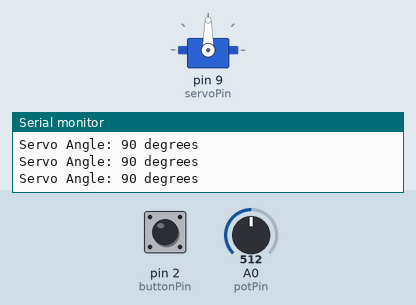
Recording of a sketch running on a simulated Arduino Uno, built with avr-gcc and run on an emulated ATmega328P. Parts: servo, the last lines printed to the serial monitor. The inputs (shaded band) are chosen by the test bench; at power-on: pin 2 (buttonPin) HIGH, A0 (potPin) = 512.

Above: at 1.2 s.
1.3 s: pin 2 (buttonPin) pulled LOW for 0.15 s
4.3 s: A0 (potPin) set to 306
6.5 s: A0 (potPin) set to 554
At 7.4 s:
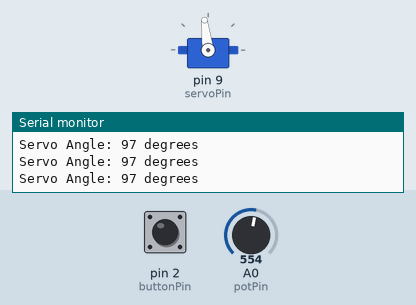
9.5 s: A0 (potPin) set to 586
At 10.3 s:
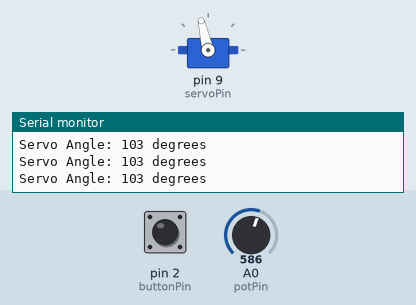
11.0 s: A0 (potPin) set to 1023
At 11.8 s:
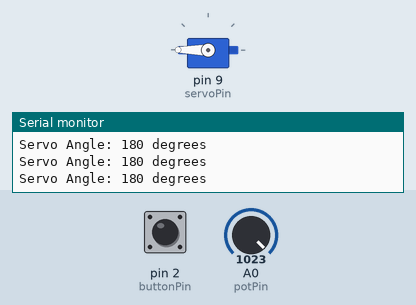
12.5 s: A0 (potPin) set to 0
At 13.3 s:
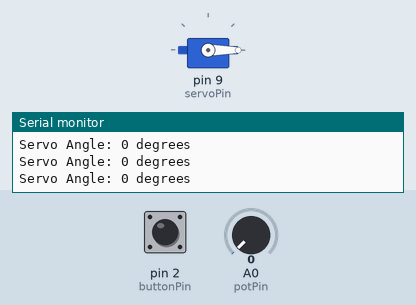
Timing chart, 0 to 15.0 s (numbered marks = the images above; inputs shaded):
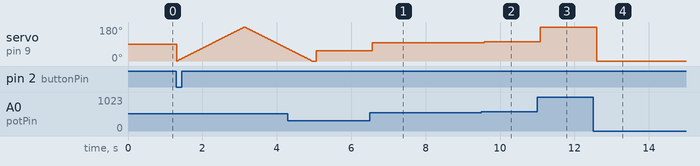

Measured:
- after the input at 6.5 s, servo on pin 9 (servoPin): 53° → 97° after 0.06 s
- after the input at 9.5 s, servo on pin 9 (servoPin): 97° → 103° after 0.08 s
- after the input at 11.0 s, servo on pin 9 (servoPin): 103° → 180° after 0.09 s
- after the input at 12.5 s, servo on pin 9 (servoPin): 180° → 0° after 0.10 s

The sketch:

servo_motor_sweep.ino
```cpp
/*
  Project - Servo Motor Sweep
  Name  - Rajan Nanda
  Date - 6-7-2026
  Components:
  - Arduino Uno
  - SG90 Servo Motor
  - Potentiometer
  - Push Button

  Connections:
  Servo Signal -> Pin 9
  Potentiometer Middle Pin -> A0
  Button -> Pin 2
  Button uses INPUT_PULLUP
*/

#include <Servo.h>

Servo myServo;

const int servoPin = 9;
const int potPin = A0;
const int buttonPin = 2;

int potValue;
int angle;

void setup() {

  Serial.begin(9600);

  myServo.attach(servoPin);

  pinMode(buttonPin, INPUT_PULLUP);
}

void loop() {

  // Read potentiometer
  potValue = analogRead(potPin);

  // Map potentiometer to servo angle
  angle = map(potValue, 0, 1023, 0, 180);

  // Move servo
  myServo.write(angle);

  // Display angle
  Serial.print("Servo Angle: ");
  Serial.print(angle);
  Serial.println(" degrees");

  // Button pressed?
  if (digitalRead(buttonPin) == LOW) {

    // Sweep 0 to 180
    for (int pos = 0; pos <= 180; pos++) {
      myServo.write(pos);
      delay(10);
    }

    // Sweep 180 to 0
    for (int pos = 180; pos >= 0; pos--) {
      myServo.write(pos);
      delay(10);
    }
  }

  delay(100);
}
```
